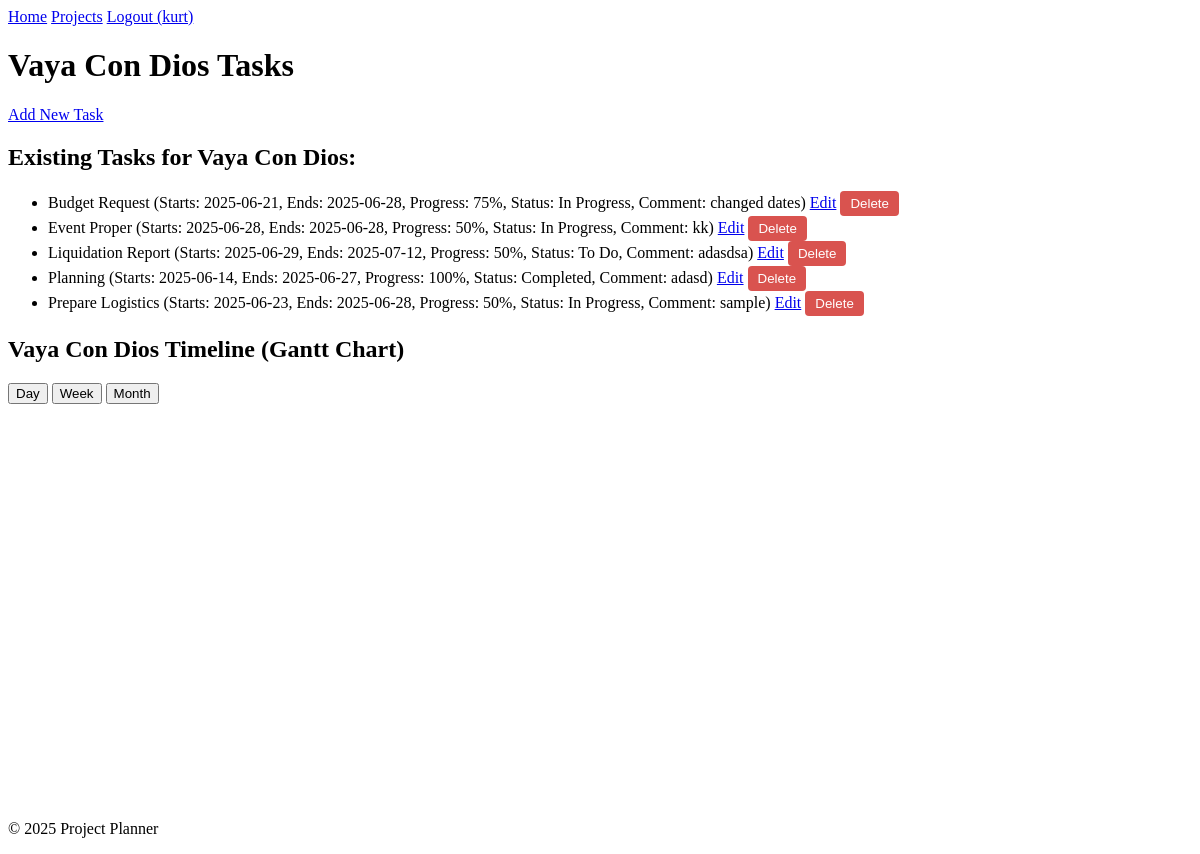
Before: /projects/2 (signed in) with the older database file.
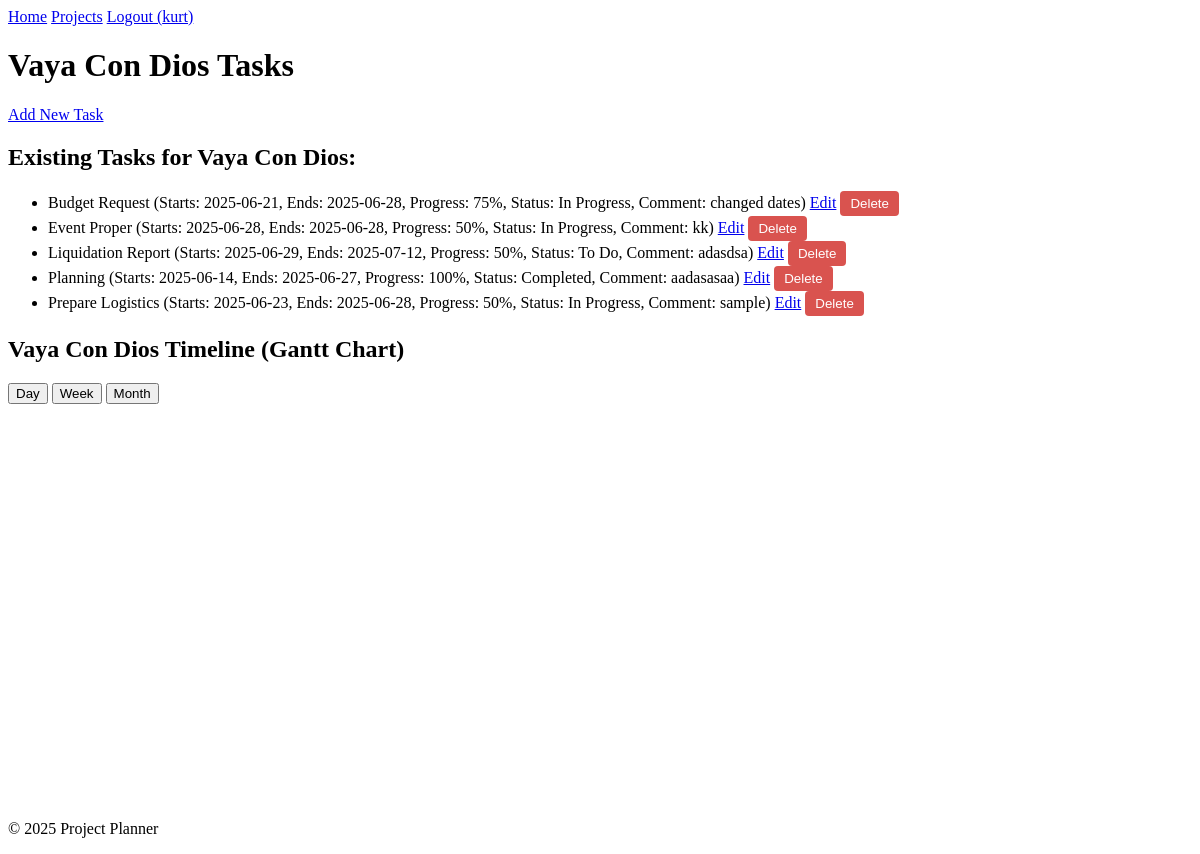
After: the same page with the newer database file.
### app/models.py (models this page shows, shortened)
class User(db.Model, UserMixin):
    id = db.Column(db.Integer, primary_key=True)
    username = db.Column(db.String(80), unique=True, nullable=False)
    password_hash = db.Column(db.String(128), nullable=False, default='')  # Default empty string, set by set_password
    projects = db.relationship('Project', backref='user', lazy=True, cascade="all, delete-orphan")
    def set_password(self, password):
        self.password_hash = generate_password_hash(password)

class Project(db.Model):
    id = db.Column(db.Integer, primary_key=True)
    name = db.Column(db.String(120), nullable=False)
    description = db.Column(db.Text, nullable=True)  # Optional: for project details
    user_id = db.Column(db.Integer, db.ForeignKey('user.id'), nullable=False)
    tasks = db.relationship('Task', backref='project', lazy=True, cascade="all, delete-orphan")

class Task(db.Model):
    id = db.Column(db.Integer, primary_key=True)
    name = db.Column(db.String(120), nullable=False)
    start_date = db.Column(db.Date, nullable=True)
    end_date = db.Column(db.Date, nullable=True)
    progress = db.Column(db.Integer, default=0, nullable=False)
    status = db.Column(db.String(50), default='To Do', nullable=False)
    dependencies = db.Column(db.String(255), nullable=True)
    comment = db.Column(db.Text, nullable=True)
    project_id = db.Column(db.Integer, db.ForeignKey('project.id'), nullable=False)
    user_id = db.Column(db.Integer, db.ForeignKey('user.id'), nullable=False)

### app/routes.py (the view)
@bp.route('/projects/<int:project_id>')
@login_required
def view_project(project_id):
    project = Project.query.filter_by(id=project_id, user=current_user).first_or_404()
    project_tasks = Task.query.filter_by(project=project).order_by(Task.name).all()
    gantt_tasks_data = []
    task_name_to_id = {task.name.strip(): str(task.id) for task in project_tasks}  # Strip whitespace
    print("Task name to ID mapping:", task_name_to_id)  # Debug mapping
    for task in project_tasks:
        start_date_formatted = task.start_date.strftime('%Y-%m-%d') if task.start_date else ''
        end_date_formatted = task.end_date.strftime('%Y-%m-%d') if task.end_date else ''
        if start_date_formatted and end_date_formatted:
            custom_class = 'bar-blue'
            if task.status == 'Completed':
                custom_class = 'bar-green'
            elif task.status == 'In Progress':
                custom_class = 'bar-yellow'
            elif task.status == 'Blocked':
                custom_class = 'bar-red'
            gantt_task_item = {
                'id': str(task.id),
                'name': task.name,
                'start': start_date_formatted,
                'end': end_date_formatted,
                'progress': task.progress,
                'custom_class': custom_class,
                'comment': task.comment if task.comment else 'No comment',
            }
            print(f"Task {task.id} raw dependency (name): {task.dependencies}")  # Debug raw value
            if task.dependencies and task.dependencies != 'None':
                dep_id = task_name_to_id.get(task.dependencies.strip())
                print(f"Converted dependency for task {task.id}: {dep_id}")  # Debug conversion
                if dep_id:
                    gantt_task_item['dependencies'] = str(dep_id)  # Ensure string format
            gantt_tasks_data.append(gantt_task_item)
    gantt_tasks_data.sort(key=lambda x: datetime.strptime(x['start'], '%Y-%m-%d'))
    gantt_tasks_json = json.dumps(gantt_tasks_data)
    print("Gantt tasks JSON:", gantt_tasks_json)  # Debug final JSON
    return render_template('tasks.html', project=project, tasks=project_tasks, gantt_tasks_json=gantt_tasks_json)

### app/templates/tasks.html (shortened to what this page needs)
<!DOCTYPE html>
<html lang="en">
<head>
    <link rel="stylesheet" href="{{ url_for('static', filename='css/frappe-gantt.css') }}">
    <link rel="stylesheet" href="{{ url_for('static', filename='css/style.css') }}">
</head>
<body>
    <header>
        <nav>
            <a href="{{ url_for('main.index') }}">Home</a>
            <a href="{{ url_for('main.projects') }}">Projects</a>
            {% if current_user.is_authenticated %}
                <a href="{{ url_for('main.logout') }}">Logout ({{ current_user.username }})</a>
            {% else %}
                <a href="{{ url_for('main.register') }}">Register</a>
                <a href="{{ url_for('main.login') }}">Login</a>
            {% endif %}
        </nav>
    </header>
    <h1>{{ project.name }} Tasks</h1>
    <a href="{{ url_for('main.add_task_to_project', project_id=project.id) }}">Add New Task</a>
    <h2>Existing Tasks for {{ project.name }}:</h2>
    <ul id="task-list">
        {% if tasks %}
        {% for task in tasks %}
            <li id="task-{{ task.id }}">
                {{ task.name }}
                (Starts: {{ task.start_date.strftime('%Y-%m-%d') if task.start_date else 'N/A' }},
                Ends: {{ task.end_date.strftime('%Y-%m-%d') if task.end_date else 'N/A' }},
                Progress: {{ task.progress }}%,
                Status: {{ task.status }},
                Comment: {{ task.comment if task.comment else 'No comment' }})
                <a href="{{ url_for('main.edit_task', task_id=task.id) }}">Edit</a>
                <form action="{{ url_for('main.delete_task', task_id=task.id) }}" method="POST" style="display:inline;" class="delete-task-form">
                    <button type="submit" class="delete-task-btn" data-task-id="{{ task.id }}">Delete</button>
                </form>
            </li>
        {% endfor %}
        {% else %}
            <li>No tasks yet for this project. Add one above!</li>
        {% endif %}
    </ul>
    <h2>{{ project.name }} Timeline (Gantt Chart)</h2>
    <div>
        <button class="view-mode" data-mode="Day">Day</button>
        <button class="view-mode" data-mode="Week" data-selected="true">Week</button>
        <button class="view-mode" data-mode="Month">Month</button>
    </div>
    <div id="gantt-chart" style="width: 100%; height: 400px;" data-update-comment-url="{{ url_for('main.update_comment', project_id=project.id, task_id=0) }}"></div>
    <footer>
        <p>© 2025 Project Planner</p>
    </footer>
</body>
</html>

### app/static/css/style.css (style rules this page uses)
.delete-task-btn { background-color: #d9534f; color: white; border: none; padding: 5px 10px; border-radius: 4px; cursor: pointer; }

Changed rows visible on the page:
changed Task "Planning": comment "adasd" → "aadasasaa"
